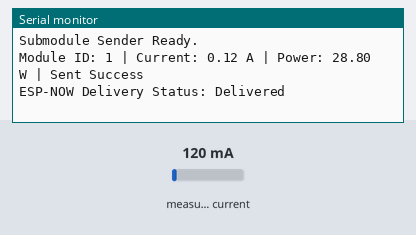
This sketch was run on a simulated ESP32-C3. Shown: the last lines printed to the serial monitor. Inputs (shaded band) come from the test bench; at power-on: measured current 120 mA. A WiFi scan finds three made-up networks.

Above: at 6.2 s.
6.3 s: measured current set to 40 mA
At 6.8 s:
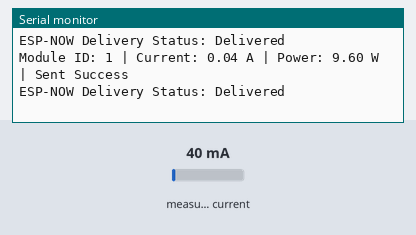
7.9 s: measured current set to 500 mA
At 9.5 s:
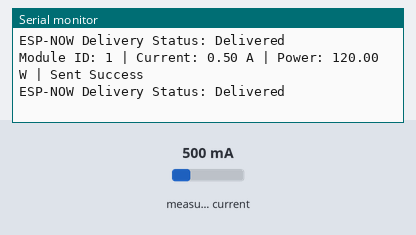
Timing chart, 0 to 11.0 s (numbered marks = the images above; inputs shaded):
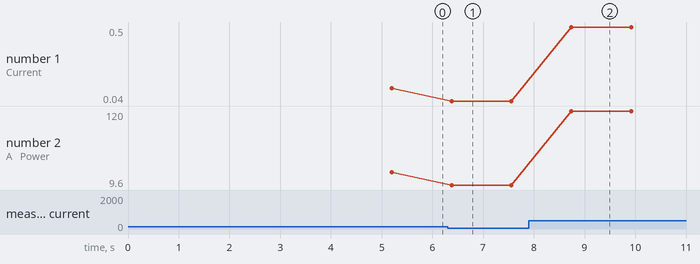

The sketch:

espsender_ver_1.2.0.ino
```cpp
#include <esp_now.h>
#include <WiFi.h>
#include <esp_wifi.h>
#include "EmonLib.h"

// =========================
// Submodule Configuration
// =========================
#define MODULE_ID 1
#define ROUTER_SSID "speedy"
#define FALLBACK_ESPNOW_CHANNEL 7

// Hardware pin selection for ESP32-C3 (GPIO 3 / ADC1_CH3)
#define CURRENT_SENSOR_PIN 3

EnergyMonitor emon1;
double calibration = 30.3;

// Make sure this matches your Classic ESP32 Receiver MAC exactly!
uint8_t receiverAddress[] = {0xA4, 0xF0, 0x0F, 0x77, 0xED, 0x98};
uint8_t espnowChannel = FALLBACK_ESPNOW_CHANNEL;

typedef struct struct_message {
  uint8_t module_id;
  float current_A;
  float power_W;
} struct_message;

struct_message myData;
esp_now_peer_info_t peerInfo;

// =========================
// FIXED FOR ESP32 CORE 3.0+
// =========================
void OnDataSent(const esp_now_send_info_t *info, esp_now_send_status_t status) {
  Serial.print("ESP-NOW Delivery Status: ");
  Serial.println(status == ESP_NOW_SEND_SUCCESS ? "Delivered" : "Failed");
}

// =========================
// Find Router WiFi Channel
// =========================
uint8_t findRouterChannel(const char* targetSSID) {
  Serial.println();
  Serial.println("Scanning WiFi networks to find router channel...");

  int networkCount = WiFi.scanNetworks();

  if (networkCount <= 0) {
    Serial.println("No WiFi networks found.");
    return FALLBACK_ESPNOW_CHANNEL;
  }

  int bestRSSI = -999;
  uint8_t bestChannel = FALLBACK_ESPNOW_CHANNEL;
  bool foundTargetSSID = false;

  for (int i = 0; i < networkCount; i++) {
    String foundSSID = WiFi.SSID(i);
    int foundRSSI = WiFi.RSSI(i);
    uint8_t foundChannel = WiFi.channel(i);

    Serial.print("Found SSID: ");
    Serial.print(foundSSID);
    Serial.print(" | Channel: ");
    Serial.print(foundChannel);
    Serial.print(" | RSSI: ");
    Serial.println(foundRSSI);

    if (foundSSID == targetSSID && foundRSSI > bestRSSI) {
      bestRSSI = foundRSSI;
      bestChannel = foundChannel;
      foundTargetSSID = true;
    }
  }

  WiFi.scanDelete();

  if (foundTargetSSID) {
    Serial.println();
    Serial.print("Target router SSID found: ");
    Serial.println(targetSSID);
    return bestChannel;
  } else {
    Serial.println();
    Serial.print("Target router SSID not found. Using fallback.");
    return FALLBACK_ESPNOW_CHANNEL;
  }
}

void setup() {
  Serial.begin(115200);
  delay(3000); // Wait for Native USB to fully wake up

  Serial.println("\nESP32-C3 Submodule Sender Starting...");

  // 1. Scan the room to find the true channel of the router
  WiFi.mode(WIFI_STA);
  espnowChannel = findRouterChannel(ROUTER_SSID);
  Serial.print("Target Router Channel Detected: ");
  Serial.println(espnowChannel);

  // 2. HARDWARE CHANNEL LOCK
  WiFi.mode(WIFI_AP_STA);
  WiFi.softAP("C3_Fix_Net", "123456789", espnowChannel, 0);

  // Set explicit Wi-Fi protocols for backward compatibility link
  esp_wifi_set_protocol(WIFI_IF_STA, WIFI_PROTOCOL_11B | WIFI_PROTOCOL_11G | WIFI_PROTOCOL_11N);
  esp_wifi_set_ps(WIFI_PS_NONE); // Disable power save to prevent C3 drops

  Serial.print("Hardware radio successfully LOCKED to Channel: ");
  Serial.println(espnowChannel);

  // Initialize the CT current sensor
  emon1.current(CURRENT_SENSOR_PIN, calibration);

  // Initialize ESP-NOW
  if (esp_now_init() != ESP_OK) {
    Serial.println("Error initializing ESP-NOW");
    return;
  }

  esp_now_register_send_cb(OnDataSent);

  // Configure Peer Settings
  memset(&peerInfo, 0, sizeof(peerInfo));
  memcpy(peerInfo.peer_addr, receiverAddress, 6);
  peerInfo.channel = espnowChannel;
  peerInfo.encrypt = false;
  peerInfo.ifidx = WIFI_IF_STA;

  if (esp_now_add_peer(&peerInfo) != ESP_OK) {
    Serial.println("Failed to add peer");
    return;
  }
  Serial.println("Submodule Sender Ready.");
}

void main_loop() {
  double Irms = emon1.calcIrms(1480);
  double apparentPower = Irms * 240.0;

  myData.module_id = MODULE_ID;
  myData.current_A = (float)Irms;
  myData.power_W = (float)apparentPower;

  esp_err_t result = esp_now_send(receiverAddress, (uint8_t *) &myData, sizeof(myData));

  Serial.print("Module ID: ");
  Serial.print(MODULE_ID);
  Serial.print(" | Current: ");
  Serial.print(Irms);
  Serial.print(" A | Power: ");
  Serial.print(apparentPower);
  Serial.print(" W | ");

  if (result == ESP_OK) {
    Serial.println("Sent Success");
  } else {
    Serial.println("Sent Failed");
  }
  delay(1000);
}

void loop() {
  main_loop();
}
```

Measured:
- after the input at 6.3 s, the serial monitor: prints a new line after 0.08 s (image 1)
- after the input at 7.9 s, the serial monitor: prints a new line after 0.84 s (image 2)
- plotted number 1: 0.12 → 0.04 after the input at 6.3 s, 0.04 → 0.5 after the input at 7.9 s
- plotted number 2: 28.8 → 9.6 after the input at 6.3 s, 9.6 → 120 after the input at 7.9 s
